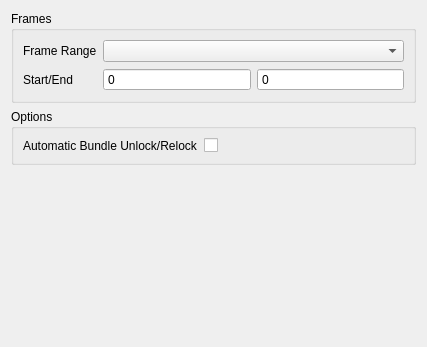
<?xml version="1.0" encoding="UTF-8"?>
<ui version="4.0">
 <class>Form</class>
 <widget class="QWidget" name="Form">
  <property name="geometry">
   <rect>
    <x>0</x>
    <y>0</y>
    <width>427</width>
    <height>347</height>
   </rect>
  </property>
  <property name="windowTitle">
   <string>Form</string>
  </property>
  <layout class="QVBoxLayout" name="verticalLayout">
   <item>
    <widget class="QGroupBox" name="frameRangeOptions_groupBox">
     <property name="title">
      <string>Frames</string>
     </property>
     <layout class="QFormLayout" name="options1_layout">
      <item row="0" column="0">
       <widget class="QLabel" name="frameRangeModeLabel">
        <property name="text">
         <string>Frame Range</string>
        </property>
       </widget>
      </item>
      <item row="0" column="1">
       <widget class="QComboBox" name="frameRangeModeComboBox"/>
      </item>
      <item row="1" column="0">
       <widget class="QLabel" name="frameRangeLabel">
        <property name="text">
         <string>Start/End</string>
        </property>
       </widget>
      </item>
      <item row="1" column="1">
       <layout class="QHBoxLayout" name="frameRangeMode_layout">
        <item>
         <widget class="QSpinBox" name="frameRangeStartSpinBox">
          <property name="buttonSymbols">
           <enum>QAbstractSpinBox::NoButtons</enum>
          </property>
          <property name="maximum">
           <number>999999</number>
          </property>
         </widget>
        </item>
        <item>
         <widget class="QSpinBox" name="frameRangeEndSpinBox">
          <property name="buttonSymbols">
           <enum>QAbstractSpinBox::NoButtons</enum>
          </property>
          <property name="prefix">
           <string/>
          </property>
          <property name="maximum">
           <number>999999</number>
          </property>
         </widget>
        </item>
       </layout>
      </item>
     </layout>
    </widget>
   </item>
   <item>
    <widget class="QGroupBox" name="options_groupBox">
     <property name="title">
      <string>Options</string>
     </property>
     <layout class="QFormLayout" name="options2_layout">
      <item row="0" column="0">
       <widget class="QLabel" name="bundleUnlockRelockLabel">
        <property name="text">
         <string>Automatic Bundle Unlock/Relock</string>
        </property>
       </widget>
      </item>
      <item row="0" column="1">
       <widget class="QCheckBox" name="bundleUnlockRelockCheckBox"/>
      </item>
     </layout>
    </widget>
   </item>
   <item>
    <spacer name="verticalSpacer">
     <property name="orientation">
      <enum>Qt::Vertical</enum>
     </property>
     <property name="sizeHint" stdset="0">
      <size>
       <width>20</width>
       <height>40</height>
      </size>
     </property>
    </spacer>
   </item>
  </layout>
 </widget>
 <resources/>
 <connections/>
</ui>
